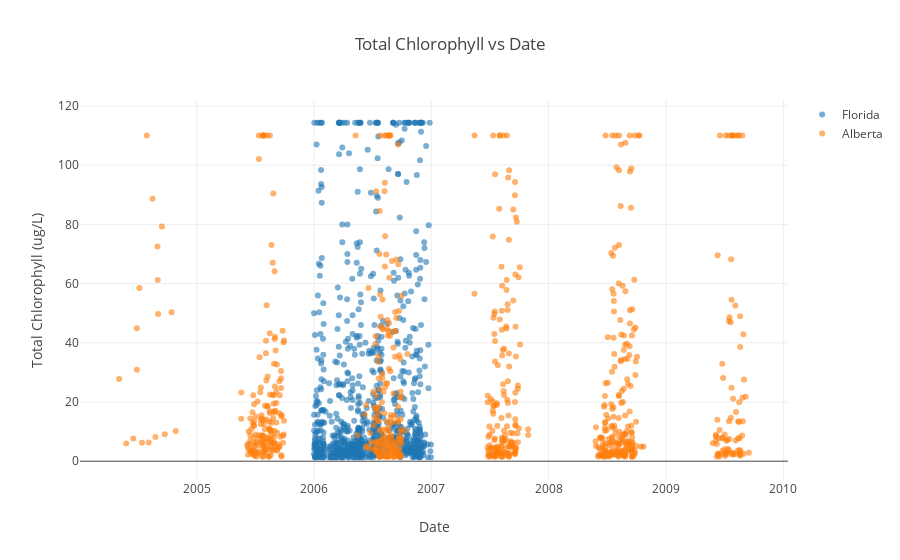

Notebook source saved alongside this figure:
### Code cell
alberta_x=alberta['DATETIME']
alberta_y=alberta['Total Chlorophyll (ug/L)']

florida_x=florida['DATETIME']
florida_y=florida['Total Chlorophyll (ug/L)']

layout = go.Layout(
    title="Total Chlorophyll vs Date", 
    xaxis={'title':'Date'}, 
    yaxis={'title':'Total Chlorophyll (ug/L)'}
)

a = go.Scatter(
    x=alberta_x,
    y=alberta_y,
    mode='markers',
    marker={
   'opacity': 0.6,
    },
    name='Alberta'
)

f = go.Scatter(
    x=florida_x,
    y=florida_y,
    mode='markers',
    marker={
   'opacity': 0.6,
    },
    name='Florida'
)

fig = {
    'data': [f, a],
    'layout': layout
}

iplot(fig)

### Figure 1 — Plotly figure (JSON) as saved in the notebook; plotly's stock layout.template omitted (floating-point values rounded to 4 significant figures; data arrays with more than 128 entries replaced by an {"elided": "..."} marker saying what was removed)
{"data": [{"marker": {"opacity": 0.6}, "mode": "markers", "name": "Florida", "type": "scatter", "uid": "91c4f624-d3ee-11e8-8f77-b0fc36327fe6", "x": {"elided": "863 str values"}, "y": {"elided": "863 float values"}}, {"marker": {"opacity": 0.6}, "mode": "markers", "name": "Alberta", "type": "scatter", "uid": "91c4fffc-d3ee-11e8-8f77-b0fc36327fe6", "x": {"elided": "797 str values"}, "y": {"elided": "797 float values"}}], "layout": {"title": "Total Chlorophyll vs Date", "xaxis": {"title": "Date"}, "yaxis": {"title": "Total Chlorophyll (ug/L)"}}}
